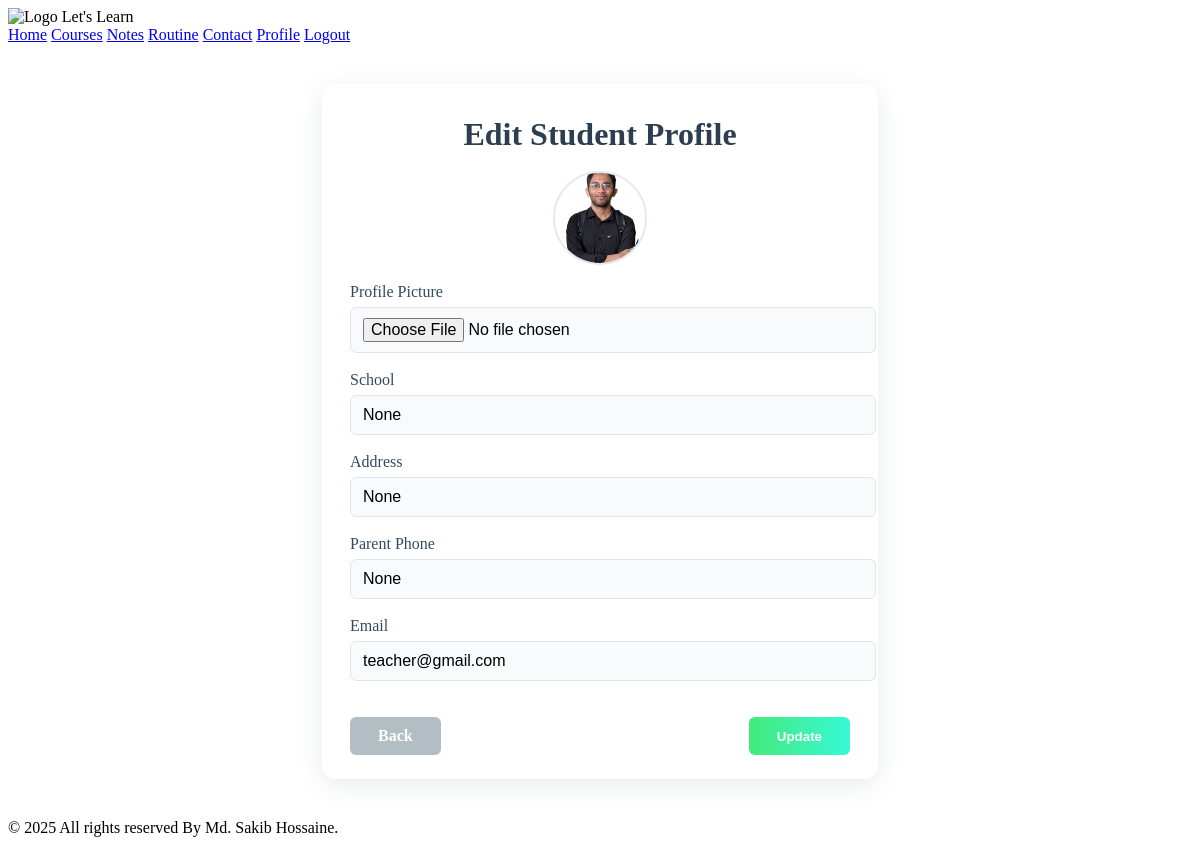
The page /student-profile/edit/ (signed in) on the database its author committed.
### users/models.py (models this page shows, shortened)
class CustomUser(AbstractBaseUser, PermissionsMixin):
    USER_TYPE_CHOICES = (
        ('student', 'Student'),
        ('teacher', 'Teacher'),
    )
    profile_picture = models.ImageField(upload_to='profile_pics/', blank=True, null=True)
    email = models.EmailField(unique=True)
    username = models.CharField(max_length=150)
    user_type = models.CharField(max_length=10, choices=USER_TYPE_CHOICES)
    is_active = models.BooleanField(default=True)
    is_staff = models.BooleanField(default=False)
    class_name = models.CharField(max_length=100, blank=True, null=True)
    school_name = models.CharField(max_length=255, blank=True, null=True)
    address = models.CharField(max_length=255, blank=True, null=True)
    parent_phone = models.CharField(max_length=20, blank=True, null=True)
    qualification = models.CharField(max_length=255, blank=True, null=True)
    subjects_taught = models.CharField(max_length=255, blank=True, null=True)
    phone_number = models.CharField(max_length=20, blank=True, null=True)
    objects = CustomUserManager()
    USERNAME_FIELD = 'email'
    REQUIRED_FIELDS = ['username', 'user_type']

### users/views.py (the view, shortened to what this page needs)
# urls.py: path('student-profile/edit/', views.edit_student_profile, name='edit_student_profile'),
def edit_student_profile(request):
    student = request.user
    return render(request, 'users/edit_student_profile.html', {'student': student})

### templates/users/edit_student_profile.html (shortened to what this page needs)
{% extends 'base.html' %}
{% load static %}
{% block content %}
<div class="edit-profile-container">
    <div class="edit-profile-title">Edit Student Profile</div>
    <form method="post" enctype="multipart/form-data" class="edit-profile-form">
        {% if student.profile_picture %}
            <img src="{{ student.profile_picture.url }}" alt="Profile Picture" class="profile-pic-preview">
        {% else %}
            <img src="{% static 'images/default-profile.png' %}" alt="Profile Picture" class="profile-pic-preview">
        {% endif %}
        <label for="profile_picture">Profile Picture</label>
        <input type="file" name="profile_picture" id="profile_picture" accept="image/*">
        <label for="school_name">School</label>
        <input type="text" name="school_name" id="school_name" value="{{ student.school_name }}" required>
        <label for="address">Address</label>
        <input type="text" name="address" id="address" value="{{ student.address }}" required>
        <label for="parent_phone">Parent Phone</label>
        <input type="text" name="parent_phone" id="parent_phone" value="{{ student.parent_phone }}" required>
        <label for="email">Email</label>
        <input type="email" name="email" id="email" value="{{ student.email }}" required>
        <div class="edit-profile-actions">
            <a href="{% url 'users:student_profile' %}" class="btn-back">Back</a>
            <button type="submit" class="btn-update">Update</button>
        </div>
    </form>
</div>
{% endblock %}

### templates/users/edit_student_profile.html (style rules this page uses)
.edit-profile-container { max-width: 500px; margin: 40px auto; background: #fff; border-radius: 14px; box-shadow: 0 6px 24px rgba(44, 62, 80, 0.10); padding: 32px 28px 24px 28px; }
.edit-profile-title { font-size: 2rem; font-weight: 700; color: #2c3e50; margin-bottom: 18px; text-align: center; }
.edit-profile-form label { font-weight: 500; color: #34495e; margin-bottom: 6px; display: block; }
.edit-profile-form input[type="text"], .edit-profile-form input[type="email"], .edit-profile-form input[type="file"] { width: 100%; padding: 10px 12px; margin-bottom: 18px; border: 1px solid #dfe6e9; border-radius: 6px; font-size: 1rem; background: #f8fafc; transition: border 0.2s; }
.profile-pic-preview { display: block; margin: 0 auto 18px auto; width: 90px; height: 90px; object-fit: cover; border-radius: 50%; border: 2px solid #e1eaf2; background: #f4f8fb; }
.edit-profile-actions { display: flex; justify-content: space-between; margin-top: 18px; }
.btn-back { background: #b2bec3; color: #fff; border: none; padding: 10px 28px; border-radius: 6px; font-weight: 600; cursor: pointer; transition: background 0.2s; text-decoration: none; }
.btn-update { background: linear-gradient(90deg, #43e97b 0%, #38f9d7 100%); color: #fff; border: none; padding: 10px 28px; border-radius: 6px; font-weight: 600; cursor: pointer; transition: background 0.2s; }

### rows shown on the page
CustomUser: profile_picture (picture), school_name "None", address "None", parent_phone "None", email "teacher@gmail.com"
